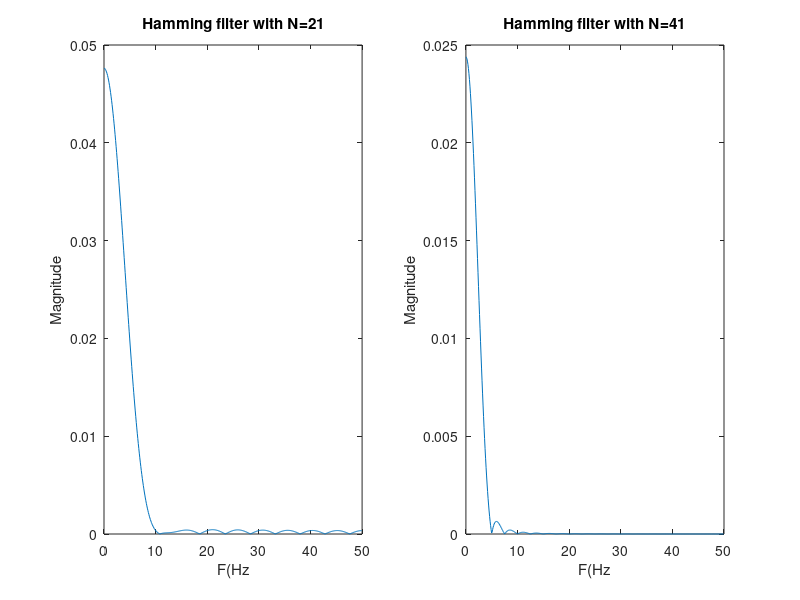
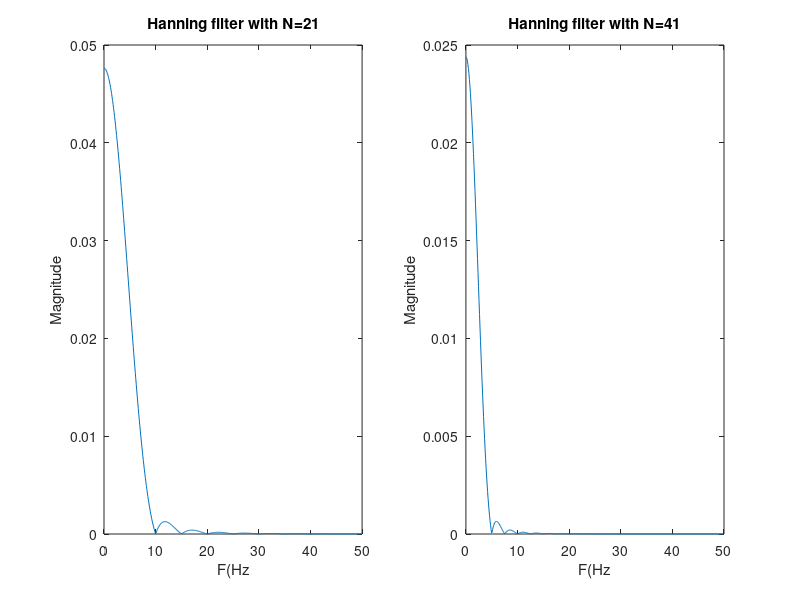
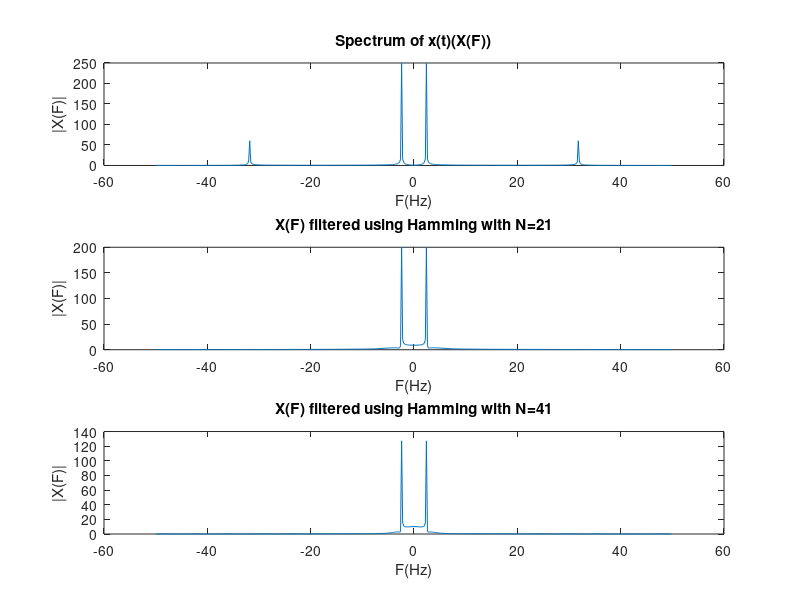
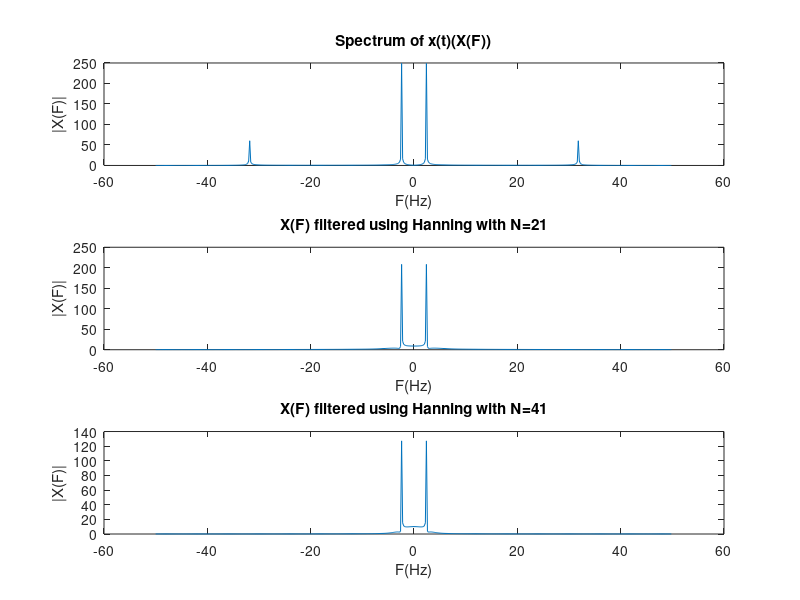

The MATLAB script that drew these images, in order:
clear all;
close all;
clc;

% Exercise 2 


%% Creation of common constants for all three questions
omega_c = 0.5*pi;
Fc = omega_c/(2*pi);
Nsmall = 21; 
Nbig = 41;

Fs = 100;

omega_n = Fc/(Fs/2);

%Set the axis fixing speedfunction
f_axis = @(w,Fs) 0:Fs/(2*length(w)):Fs/2-Fs/(2*length(w));


%Create the required filters, common for all quetsions

%Hammings
hamm21 = fir1(Nsmall-1, omega_n, hamming(Nsmall));
hamm41 = fir1(Nbig-1, omega_n, hann(Nbig));

%Hammings: Get the frequency response
[h_hamm21, w_hamm21] = freqz(hamm21,Nsmall);
[h_hamm41, w_hamm41] = freqz(hamm41,Nbig);


%-------------------------------

%Hannings
hann21 = fir1(Nsmall-1, omega_n, hann(Nsmall));
hann41 = fir1(Nbig-1, omega_n, hann(Nbig));

%Hannings: Get the frequency response
[h_hann21, w_hann21] = freqz(hann21,Nsmall);
[h_hann41, w_hann41] = freqz(hann41,Nbig);



%% Question (a)

Fs_A = 100; %Sampling Frequency

%Hammings: Fix the frequency axis
hamm21_f = f_axis(w_hamm21, Fs_A);
hamm41_f = f_axis(w_hamm41, Fs_A);

%Hammings: Fix the frequency axis
hann21_f = f_axis(w_hann21, Fs_A);
hann41_f = f_axis(w_hann41, Fs_A);

%Plot the hammings
figure();
subplot(1,2,1);
plot(hamm21_f, abs(h_hamm21));
title('Hamming filter with N=21');
ylabel('Magnitude');
xlabel('F(Hz');
subplot(1,2,2);
plot(hamm41_f, abs(h_hamm41));
title('Hamming filter with N=41');
ylabel('Magnitude');
xlabel('F(Hz');


%Plot the hannings
figure();
subplot(1,2,1);
plot(hann21_f, abs(h_hann21));
title('Hanning filter with N=21');
ylabel('Magnitude');
xlabel('F(Hz');
subplot(1,2,2);
plot(hann41_f, abs(h_hann41));
title('Hanning filter with N=41');
ylabel('Magnitude');
xlabel('F(Hz');



%% Question (b)

Fs_B = 100; %Sampling Frequency
Ts_B = 1/Fs_B;

%Set the sample space
N  = 500;
n = 0:N-1;

%Set the signal
x = sin(15*n*Ts_B) + 0.25*sin(200*n*Ts_B);


%Set the new frequency axis needed after the Fourier Transform and the
%applied sampling
f_axis = -Fs/2:Fs/N:Fs/2-Fs/N;

%Calculate the FT of x(t)
X = fftshift(fft(x));

%Filter the signal using the 4 filters
x_hamm21 = filter(hamm21, 1, x);
x_hamm41 = filter(hamm41, 1, x);
x_hann21 = filter(hann21, 1, x);
x_hann41 = filter(hann41, 1, x);

%Calculate FT of each filtered result to get the spectrum
X_mm21 = fftshift(fft(x_hamm21));
X_mm41 = fftshift(fft(x_hamm41));
X_nn21 = fftshift(fft(x_hann21));
X_nn41 = fftshift(fft(x_hann41));

figure()
subplot(3,1,1);
plot(f_axis, abs(X));
xlabel('F(Hz)');
ylabel('|X(F)|')
title('Spectrum of x(t)(X(F))');

subplot(3,1,2);
plot(f_axis, abs(X_mm21));
xlabel('F(Hz)');
ylabel('|X(F)|');
title('X(F) filtered using Hamming with N=21');

subplot(3,1,3);
plot(f_axis, abs(X_mm41));
xlabel('F(Hz)');
ylabel('|X(F)|');
title('X(F) filtered using Hamming with N=41');


figure()
subplot(3,1,1);
plot(f_axis, abs(X));
xlabel('F(Hz)');
ylabel('|X(F)|')
title('Spectrum of x(t)(X(F))');

subplot(3,1,2);
plot(f_axis, abs(X_nn21));
xlabel('F(Hz)');
ylabel('|X(F)|');
title('X(F) filtered using Hanning with N=21');

subplot(3,1,3);
plot(f_axis, abs(X_nn41));
xlabel('F(Hz)');
ylabel('|X(F)|');
title('X(F) filtered using Hanning with N=41');




%% Question (c)

Fs_C = 100; %Sampling Frequency
Ts_B = 1/Fs_B; 
